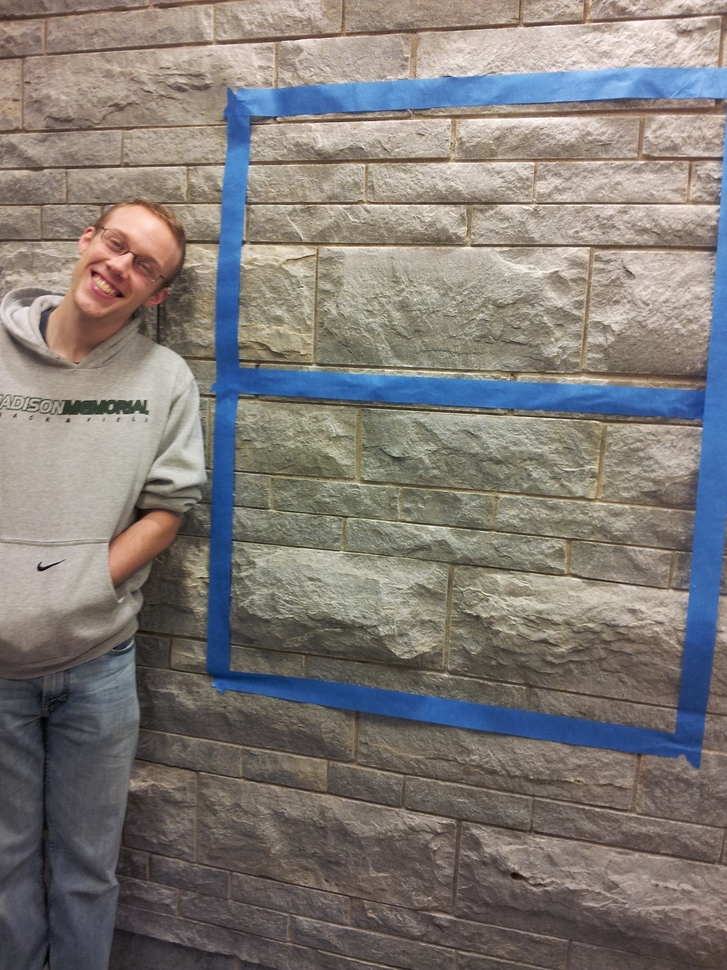
//> input picture brick_wall_insanity_1.jpg, 727 x 970 px, shrunk from 2448 x 3264 before the run
$ ./houghcircles brick_wall_insanity_1.jpg   (built with g++ and OpenCV 4)
//> lines starting //> are read from the running program, lines starting //| are printed output that depends on the picture
#include "opencv2/highgui/highgui.hpp"
#include "opencv2/imgproc/imgproc.hpp"

#include <iostream>

using namespace cv;
using namespace std;

static void help()
{
    cout << "\nThis program demonstrates circle finding with the Hough transform.\n"
            "Usage:\n"
            "./houghcircles <image_name>, Default is pic1.png\n" << endl;
}

int main(int argc, char** argv)
{
    const char* filename = argc >= 2 ? argv[1] : "board.jpg";

    Mat img = imread(filename, 0);
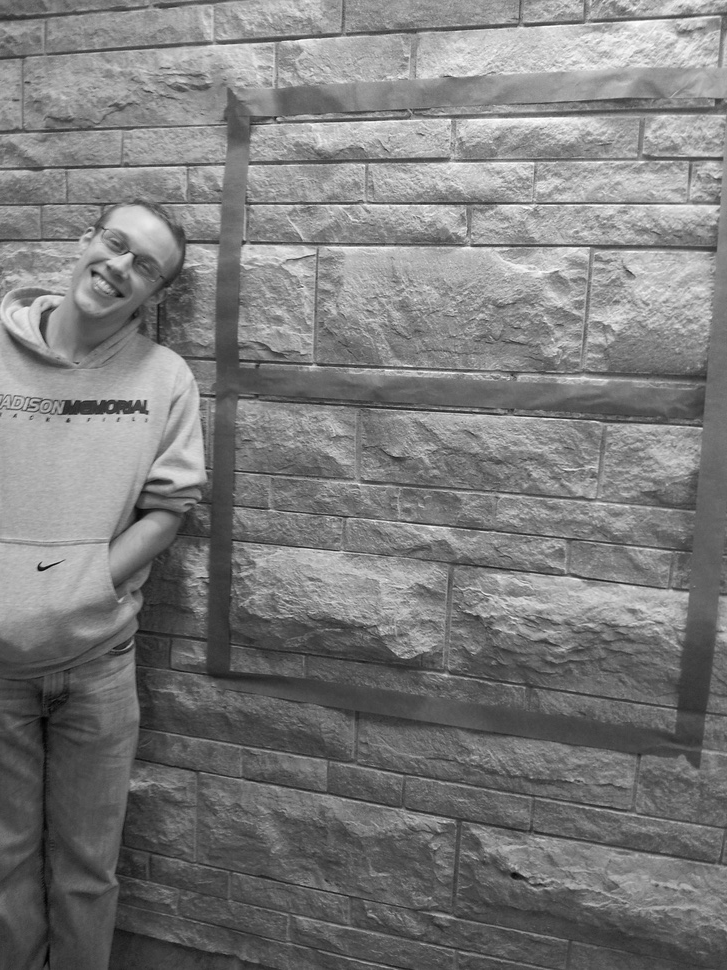
//> img: 970 rows x 727 cols, CV_8UC1; min 0, max 255, mean 123.1
    if(img.empty())
    {
        help();
        cout << "can not open " << filename << endl;
        return -1;
    }

    Mat cimg;
    medianBlur(img, img, 5);
    cvtColor(img, cimg, COLOR_GRAY2BGR);

    vector<Vec3f> circles;
    HoughCircles(img, circles, HOUGH_GRADIENT, 1, 10,
                 100, 100, 10, 0 // change the last two parameters
                                // (min_radius & max_radius) to detect larger circles
                 );
//> circles = 497 circles (x, y, radius), first 12: [371.5, 371.5, 258.4], [360.5, 365.5, 254.3], [395.5, 410.5, 214.7], [410.5, 382.5, 244.9], [480.5, 386.5, 224.3], [385.5, 401.5, 218.3], [385.5, 420.5, 204.5], [468.5, 323.5, 205.7], [406.5, 426.5, 204.8], [373.5, 397.5, 227.4], [375.5, 669.5, 261.2], [433.5, 420.5, 219.8]
    for( size_t i = 0; i < circles.size(); i++ )
    {
        Vec3i c = circles[i];
        circle( cimg, Point(c[0], c[1]), c[2], Scalar(0,0,255), 3, LINE_AA);
        circle( cimg, Point(c[0], c[1]), 2, Scalar(0,255,0), 3, LINE_AA);
    }
//> this loop made 497 passes
//> c on passes 1 to 3: [372, 372, 258], [360, 366, 254], [396, 410, 215]
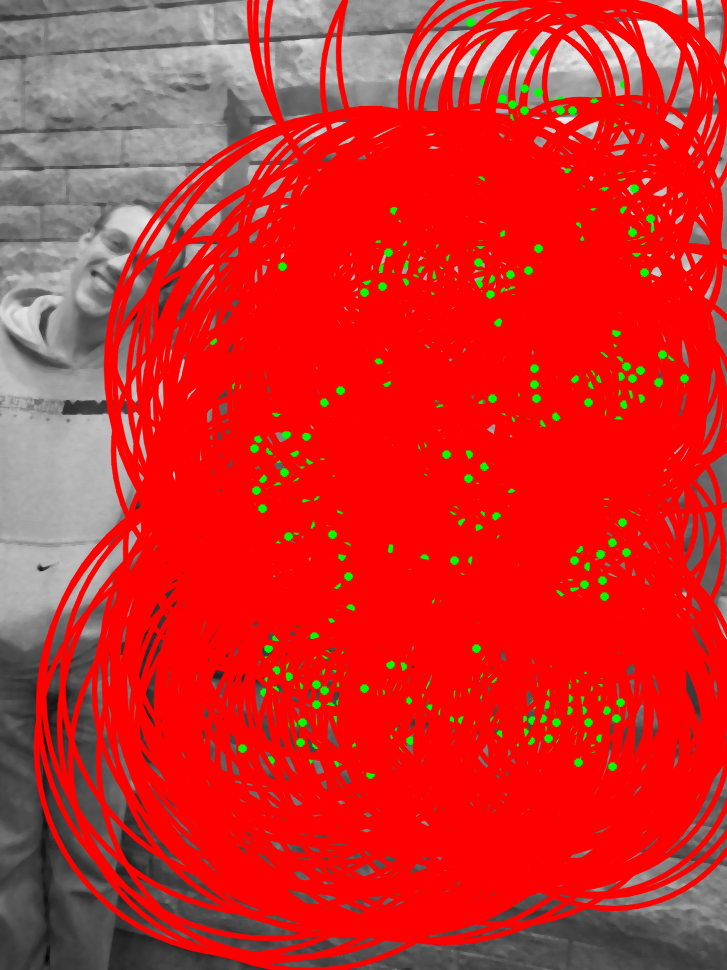
//> cimg: 970 rows x 727 cols, CV_8UC3; mean B, G, R 38.7, 41.6, 212.2

    imshow("detected circles", cimg);
    waitKey();

    return 0;
}

$ run again, on glossy_floor_1.jpg
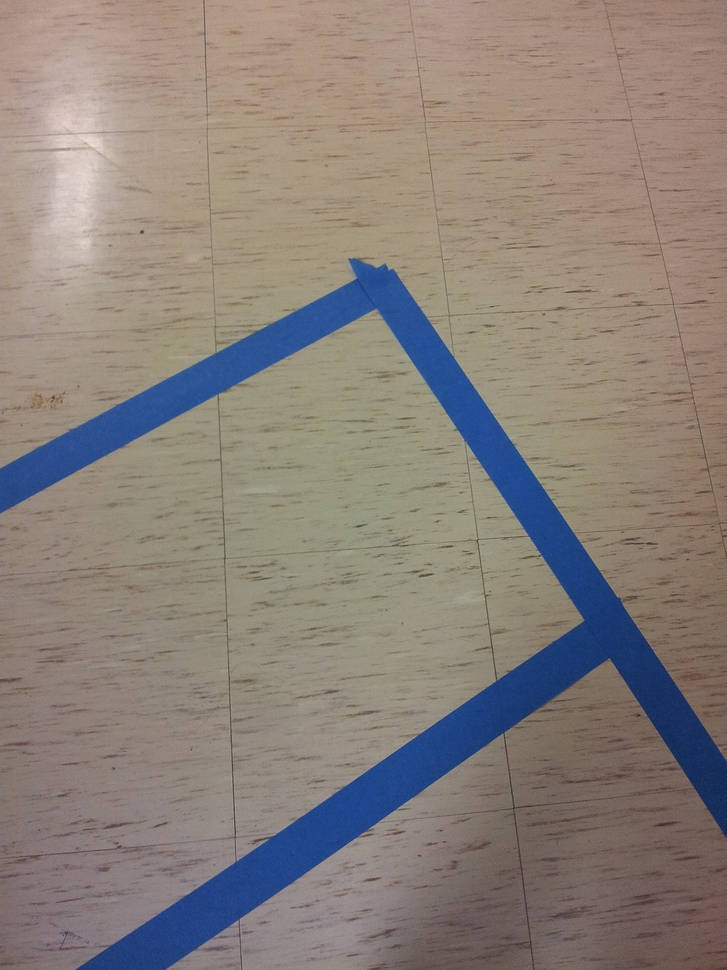
//> input picture glossy_floor_1.jpg, 727 x 970 px, shrunk from 2448 x 3264 before the run
//> `Mat img = imread(filename, 0);`:
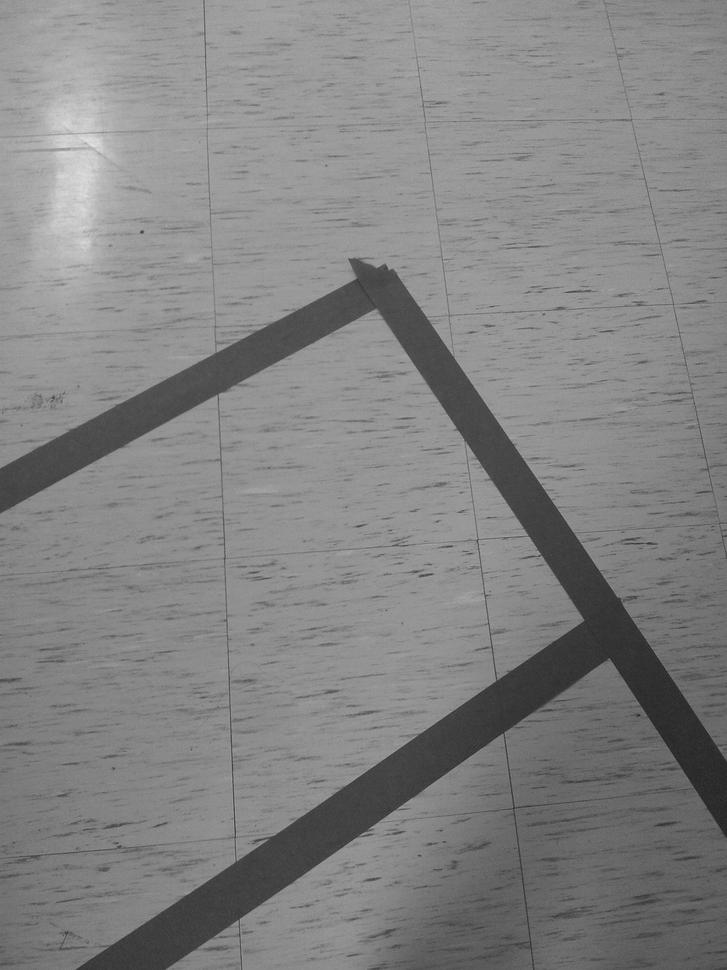
//> img: 970 rows x 727 cols, CV_8UC1; min 35, max 226, mean 130.8
//> circles = empty

$ run again, on mesh_lab_1.jpg
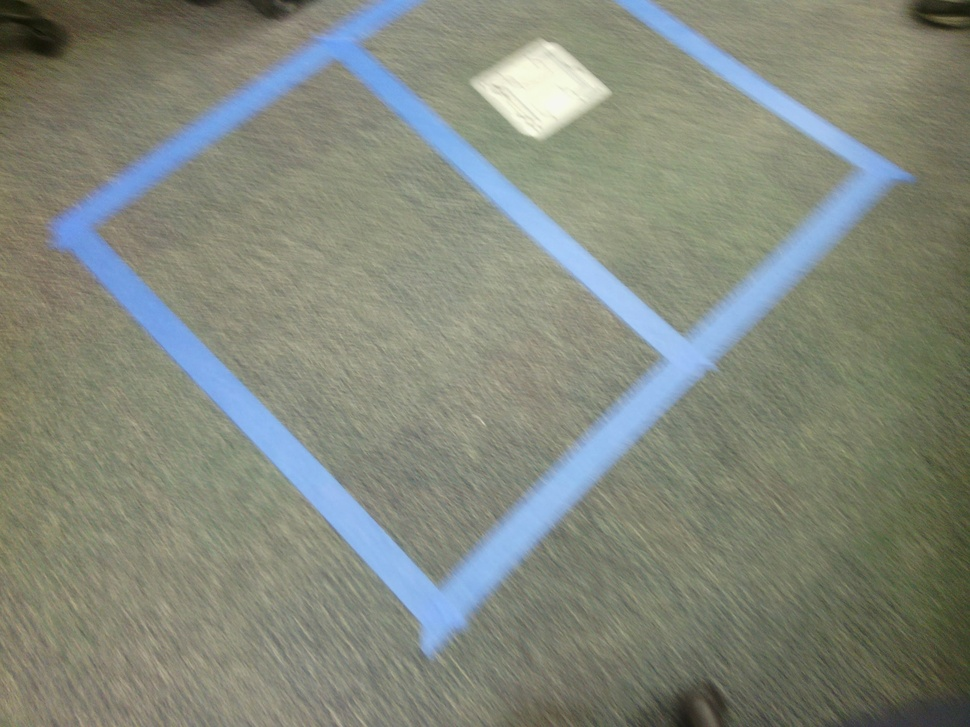
//> input picture mesh_lab_1.jpg, 970 x 727 px, shrunk from 2592 x 1944 before the run
//> `Mat img = imread(filename, 0);`:
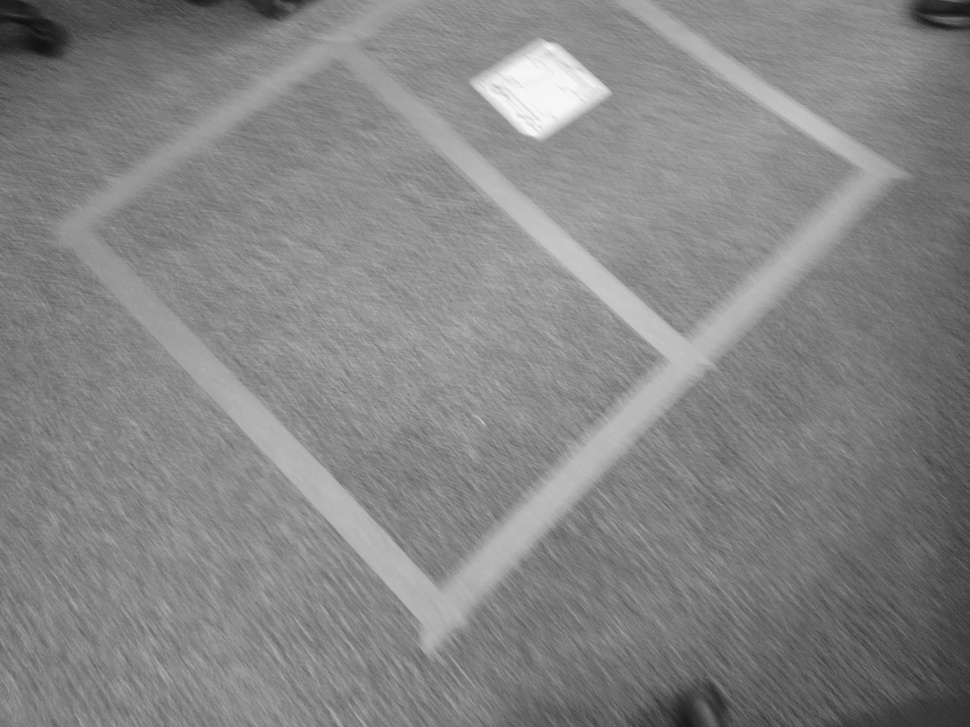
//> img: 727 rows x 970 cols, CV_8UC1; min 12, max 249, mean 133
//> circles = empty

$ run again, on foo.png
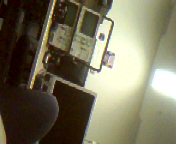
//> input picture foo.png, 176 x 144 px
//> `Mat img = imread(filename, 0);`:
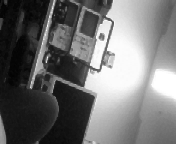
//> img: 144 rows x 176 cols, CV_8UC1; min 2, max 255, mean 112.2
//> `medianBlur(img, img, 5);`:
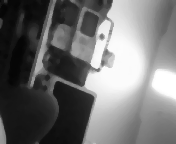
//> img: 144 rows x 176 cols, CV_8UC1; min 5, max 255, mean 112
//> circles = empty
